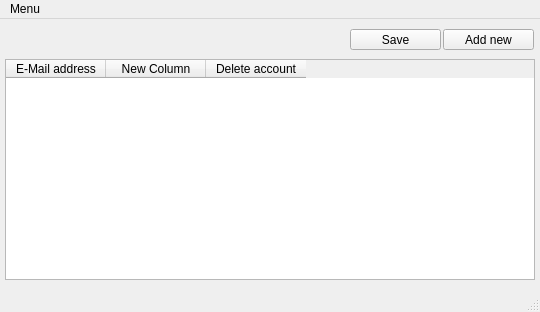
<?xml version="1.0" encoding="UTF-8"?>
<ui version="4.0">
 <class>AccountsWindow</class>
 <widget class="QMainWindow" name="AccountsWindow">
  <property name="geometry">
   <rect>
    <x>0</x>
    <y>0</y>
    <width>540</width>
    <height>312</height>
   </rect>
  </property>
  <property name="minimumSize">
   <size>
    <width>540</width>
    <height>312</height>
   </size>
  </property>
  <property name="maximumSize">
   <size>
    <width>540</width>
    <height>312</height>
   </size>
  </property>
  <property name="windowTitle">
   <string>MainWindow</string>
  </property>
  <widget class="QWidget" name="centralwidget">
   <widget class="QTableWidget" name="tableWidget">
    <property name="geometry">
     <rect>
      <x>5</x>
      <y>40</y>
      <width>530</width>
      <height>221</height>
     </rect>
    </property>
    <property name="sizePolicy">
     <sizepolicy hsizetype="Expanding" vsizetype="Expanding">
      <horstretch>0</horstretch>
      <verstretch>0</verstretch>
     </sizepolicy>
    </property>
    <property name="minimumSize">
     <size>
      <width>530</width>
      <height>221</height>
     </size>
    </property>
    <property name="maximumSize">
     <size>
      <width>541</width>
      <height>221</height>
     </size>
    </property>
    <property name="horizontalScrollBarPolicy">
     <enum>Qt::ScrollBarAlwaysOff</enum>
    </property>
    <property name="sizeAdjustPolicy">
     <enum>QAbstractScrollArea::AdjustToContentsOnFirstShow</enum>
    </property>
    <property name="selectionMode">
     <enum>QAbstractItemView::NoSelection</enum>
    </property>
    <property name="selectionBehavior">
     <enum>QAbstractItemView::SelectRows</enum>
    </property>
    <property name="sortingEnabled">
     <bool>false</bool>
    </property>
    <property name="columnCount">
     <number>3</number>
    </property>
    <column>
     <property name="text">
      <string>E-Mail address</string>
     </property>
     <property name="textAlignment">
      <set>AlignCenter</set>
     </property>
    </column>
    <column>
     <property name="text">
      <string>New Column</string>
     </property>
     <property name="textAlignment">
      <set>AlignCenter</set>
     </property>
    </column>
    <column>
     <property name="text">
      <string>Delete account</string>
     </property>
     <property name="textAlignment">
      <set>AlignCenter</set>
     </property>
    </column>
   </widget>
   <widget class="QPushButton" name="pushButton">
    <property name="geometry">
     <rect>
      <x>443</x>
      <y>10</y>
      <width>91</width>
      <height>21</height>
     </rect>
    </property>
    <property name="text">
     <string>Add new</string>
    </property>
   </widget>
   <widget class="QPushButton" name="pushButton_save">
    <property name="geometry">
     <rect>
      <x>350</x>
      <y>10</y>
      <width>91</width>
      <height>21</height>
     </rect>
    </property>
    <property name="text">
     <string>Save</string>
    </property>
   </widget>
  </widget>
  <widget class="QMenuBar" name="menubar">
   <property name="geometry">
    <rect>
     <x>0</x>
     <y>0</y>
     <width>540</width>
     <height>22</height>
    </rect>
   </property>
   <widget class="QMenu" name="menuMenu">
    <property name="title">
     <string>Menu</string>
    </property>
    <addaction name="actionClose"/>
   </widget>
   <addaction name="menuMenu"/>
  </widget>
  <widget class="QStatusBar" name="statusbar"/>
  <action name="actionClose">
   <property name="text">
    <string>Close</string>
   </property>
  </action>
 </widget>
 <resources/>
 <connections/>
</ui>
